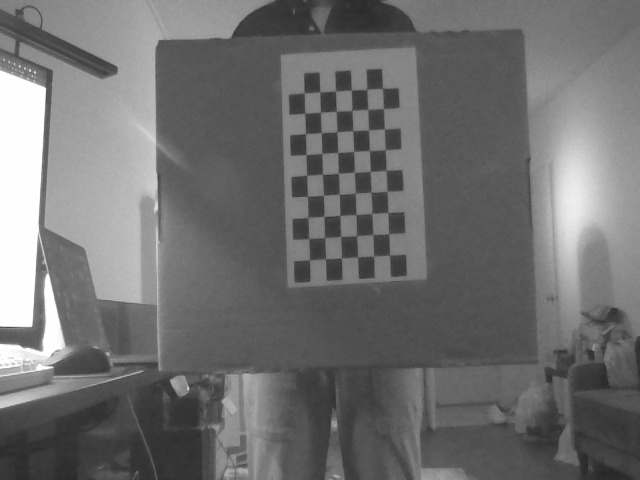
//> input picture photots/0L.jpg, 640 x 480 px, given in place of x-raw, format=(string)BGR ! appsink, which was not available
$ ./woad_bm   (built with g++ and OpenCV 4)
//> lines starting //> are read from the running program, lines starting //| are printed output that depends on the picture; after the words box and inside, x2 and y2 are one past the last pixel; in counts of white or black regions, pixels touching at a corner belong together; pictures that were not available may be replaced by others from this repository, and a replacement may not be noted
#include<stdio.h>
#include<stdlib.h>
#include<string.h>
#include<string>
#include<iostream>
#include<opencv2/opencv.hpp>
#include "opencv2/imgproc/imgproc.hpp"
#include<opencv2/imgproc.hpp>
#include<opencv2/core/core.hpp>
#include<opencv2/highgui/highgui.hpp>
#include<opencv2/calib3d.hpp>
#include<opencv2/imgcodecs.hpp>
#include<opencv2/core/utility.hpp>
#include<opencv2/ximgproc.hpp>
#include<sys/time.h>

using namespace cv;
using namespace std;

int SWS = 5;
int PFS = 5;
int preFiltCap = 29;
int minDisp = -25;
int numOfDisp = 128;
int TxtrThrshld = 100;
int unicRatio = 10;
int SpcklRng = 15;
int SpklWinSze = 100;

//string folder_name = "/Users/liubingxin/Documents/cse520s_project/zcyd";
string folder_name = "/home/lbx/cse520s/zcyd";
string calibration_data_folder = "";

Mat rgbImageL, grayImageL;
Mat rgbImageR, grayImageR;
Mat rectifyImageL, rectifyImageR;

Rect validROIL, validROIR;

Mat imgLeft, imgRight;
Mat mapLx, mapLy, mapRx, mapRy;
Mat Rl, Rr, Pl, Pr, Q;
Mat xyz;

Mat filtered_disp,solved_disp,solved_filtered_disp;
Rect ROI;

// check
Mat cameraMatrixL = (Mat_<double>(3, 3) << 5.717662471089529e+02, 0, 3.599894403338598e+02,\
                                            0, 7.636306316305219e+02, 2.947943548027684e+02,\
                                            0, 0, 1);
Mat cameraMatrixR = (Mat_<double>(3, 3) << 5.679819209188780e+02, 0, 3.452859895943097e+02,\
                                            0, 7.609519703287510e+02, 2.895787685416111e+02,\
                                            0, 0, 1);
Mat distCoeffL = (Mat_<double>(5, 1) << -0.284128304263526, 0.603976907145943,\
                         0.002650751621832, 6.311318302912327e-04, \
                         0.00000);
Mat distCoeffR = (Mat_<double>(5, 1) << -0.236473331555064, 0.319212543138987,\
                         0.002170239381114, -0.002597546865672,\
                         0.00000);
Mat T = (Mat_<double>(3, 1) << -60.513327359166034, -0.037255253186699, -2.189518833850237);
Mat R = (Mat_<double>(3, 3) << 1, -0.001208891549226, -0.002628955911107,\
                              0.001199053991384, 1, -0.003740364031551,\
                              0.002633457325662, 0.003737196112728, 1);

long long getTimestamp() {
    const std::chrono::time_point<std::chrono::system_clock> now = std::chrono::system_clock::now();
    const std::chrono::microseconds epoch = std::chrono::duration_cast<std::chrono::microseconds>(now.time_since_epoch());
    return  epoch.count();
}

void loadParams()
{
    fprintf(stderr, "Loading params...\n");
    string filename = folder_name + "/para/3dmap_set.yml";
    FileStorage fs;
    if (fs.open(filename, FileStorage::READ))
    {
        fs["SWS"] >> SWS;
        fs["PFS"] >> PFS;
        fs["preFiltCap"] >> preFiltCap;
        fs["minDisp"] >> minDisp;
        fs["numOfDisp"] >> numOfDisp;
        fs["TxtrThrshld"] >> TxtrThrshld;
        fs["unicRatio"] >> unicRatio;
        fs["SpcklRng"] >> SpcklRng;
        fs["SpklWinSze"] >> SpklWinSze;
    }

    fprintf(stderr, "pfs = %d\n", PFS);

}

void saveParams()
{
    fprintf(stderr, "Saving params...\n");
    string filename = folder_name + "/para/3dmap_set.yml";
    FileStorage fs(filename, FileStorage::WRITE);
    fs << "SWS" << SWS << "PFS" << PFS << "preFiltCap" << preFiltCap << "minDisp" << minDisp << "numOfDisp" << numOfDisp
       << "TxtrThrshld" << TxtrThrshld << "unicRatio" << unicRatio  << "SpcklRng" << SpcklRng << "SpklWinSze" << SpklWinSze;
}

void stereo_depth_map(Mat left, Mat right)
{
    Mat conf_map = Mat(left.rows, left.cols, CV_8U);
    conf_map = Scalar(255);

    Ptr<StereoBM> bm = StereoBM::create(16,9);

    auto wls_filter = ximgproc::createDisparityWLSFilter(bm);
    Ptr<StereoMatcher> right_matcher = ximgproc::createRightMatcher(bm);


    if (SWS < 5) SWS = 5;
    if (SWS %2 == 0) SWS += 1;
    if (SWS > left.rows) SWS = left.rows - 1;
    if (numOfDisp < 16) numOfDisp = 16;
    if (numOfDisp % 16 != 0) numOfDisp -= (numOfDisp %16);
    if (preFiltCap < 1) preFiltCap = 1;

    bm->setPreFilterCap(preFiltCap);
    bm->setBlockSize(SWS);
    bm->setMinDisparity(minDisp);
    bm->setNumDisparities(numOfDisp);
    bm->setTextureThreshold(TxtrThrshld);
    bm->setUniquenessRatio(unicRatio);
    bm->setSpeckleWindowSize(SpklWinSze);
    bm->setSpeckleRange(SpcklRng);
    bm->setDisp12MaxDiff(1);

    Mat l_disp, r_disp, disp8, colored;
    bm->compute(left, right, l_disp);
    right_matcher->compute(right, left, r_disp);

    wls_filter->setLambda(8000.0);
    wls_filter->setSigmaColor(1.5);
    wls_filter->filter(l_disp,left,filtered_disp,r_disp);

    conf_map = wls_filter->getConfidenceMap();
    ROI = wls_filter->getROI();

    Mat raw_disp_vis;
    ximgproc::getDisparityVis(l_disp,raw_disp_vis,15.0);
    //namedWindow("raw disparity", WINDOW_AUTOSIZE);
    //imshow("raw disparity", raw_disp_vis);
    Mat filtered_disp_vis;
    ximgproc::getDisparityVis(filtered_disp,filtered_disp_vis,15.0);
    //namedWindow("filtered disparity", WINDOW_AUTOSIZE);
    //imshow("filtered disparity", filtered_disp_vis);


    filtered_disp_vis.convertTo(disp8, CV_8U);
    applyColorMap(disp8, colored, COLORMAP_JET);
    imshow("Image", colored);

    Mat threshold_output;
    Mat copyImage = disp8.clone();
    vector<vector<Point>> contours;
    vector<Vec4i> hierarchy;
    RNG rng(12345);
    threshold(copyImage, threshold_output, 20, 255, cv::THRESH_BINARY);
    findContours(threshold_output, contours, hierarchy, \
            cv::RETR_TREE, cv::CHAIN_APPROX_SIMPLE, Point(0, 0));

    // calculate hull
    vector<vector<Point>> hull(contours.size());
    vector<vector<Point>> result;

    for (int i = 0; i < contours.size(); ++i)
        convexHull(Mat(contours[i]), hull[i], false);

    Mat drawing = Mat::zeros(threshold_output.size(), CV_8UC3);

    for (int i = 0; i < contours.size(); ++i)
    {
        if (contourArea(contours[i]) < 500) continue;
        result.push_back(hull[i]);
        Scalar color = Scalar(rng.uniform(0, 255), rng.uniform(0, 255), rng.uniform(0, 255));
        drawContours(drawing, contours, i, color, 1, 8, vector<Vec4i>(), 0, Point());
        drawContours(drawing, hull, i, color, 1, 8, vector<Vec4i>(), 0, Point());
    }
    imshow("contours", drawing);
}

void onTrackbar(int, void *)
{
    stereo_depth_map(rectifyImageL, rectifyImageR);
}

void onMinDisp(int, void *)
{
    minDisp -= 40;
    stereo_depth_map(rectifyImageL, rectifyImageR);
}


int main(int argc, char* argv[])
{
    string imageToDisp = "";
    int photo_width = 640;
    int photo_height = 480;
    int image_width = 320;
    int image_height = 240;

    Size imageSize(photo_width, photo_height);

    // [4 lines of commented-out code are left out]

    stereoRectify(cameraMatrixL, distCoeffL, cameraMatrixR, distCoeffR, imageSize,\
                     R, T, Rl, Rr, Pl, Pr, Q, CALIB_ZERO_DISPARITY, 0, imageSize, \
                     &validROIL, &validROIR);
    initUndistortRectifyMap(cameraMatrixL, distCoeffL, Rl, Pl, imageSize, CV_32FC1,\
                             mapLx, mapLy);
    initUndistortRectifyMap(cameraMatrixR, distCoeffR, Rr, Pr, imageSize, CV_32FC1,\
                            mapRx, mapRy);

    loadParams();

    cout << "Load Parameters done.\n";
    // [18 lines of commented-out code are left out]

    cout << "Creat Trackbar done.\n";

    long long total_time;
    long long start_time = getTimestamp();
    float avgFps = 0.0;
    int frame_number = 0;
    int prevFrameNumber = 0;

    long long remap_time_start;
    long long remap_time_end;
    long long disp_time_start;
    long long disp_time_end;
    long long frame_time_start;
    long long frame_time_end;


    //rectifyImageL = imgLeft;
    //rectifyImageR = imgRight;

    cout << "Remap done.\n";

    VideoCapture cam0("nvarguscamerasrc sensor-id=0 ! video/x-raw(memory:NVMM), width=640, height=480, format=(string)NV12, framerate=(fraction)30/1 ! nvvidconv flip-method=0 ! video/x-raw, width=640, height=480, format=(string)BGRx ! videoconvert ! video/x-raw, format=(string)BGR ! appsink", cv::CAP_GSTREAMER);
    VideoCapture cam1("nvarguscamerasrc sensor-id=1 ! video/x-raw(memory:NVMM), width=640, height=480, format=(string)NV12, framerate=(fraction)30/1 ! nvvidconv flip-method=0 ! video/x-raw, width=640, height=480, format=(string)BGRx ! videoconvert ! video/x-raw, format=(string)BGR ! appsink", cv::CAP_GSTREAMER);
    if(!cam0.isOpened())
    {
       printf("cam0 is not opened.\n");
       return -1;
    }
    if(!cam1.isOpened())
    {
       printf("cam1 is not opened.\n");
       return -1;
    }

    start_time = getTimestamp();

    while (1)
    {
        frame_time_start = getTimestamp();
        cam0 >> imgRight;
//> imgRight is the input picture: 480 rows x 640 cols, CV_8UC3; min 35, max 255, mean 111.7
        cam1 >> imgLeft;

        imshow("Left Image", imgLeft);


        cvtColor(imgLeft, grayImageL, COLOR_RGB2GRAY);
        cvtColor(imgRight, grayImageR, COLOR_RGB2GRAY);
        //cout << "cvtColor done.\n";

        //remap_time_start = getTimestamp();
        remap(grayImageL, rectifyImageL, mapLx, mapLy, INTER_LINEAR);
        remap(grayImageR, rectifyImageR, mapRx, mapRy, INTER_LINEAR);
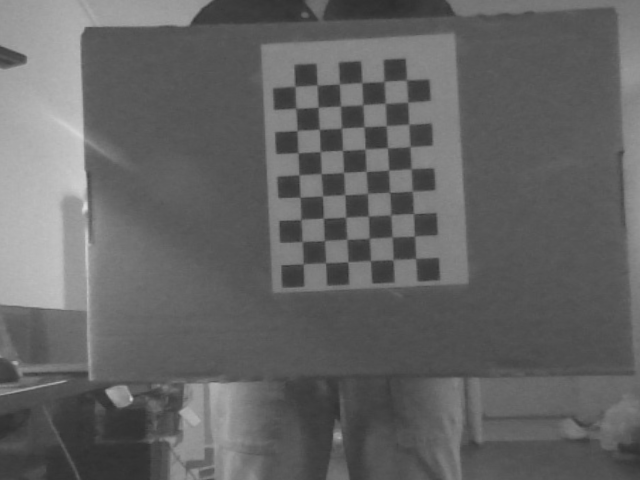
//> rectifyImageR: 480 rows x 640 cols, CV_8UC1; min 44, max 223, mean 100.2
        // [5 lines of commented-out code are left out]
        stereo_depth_map(rectifyImageL, rectifyImageR);
//> in stereo_depth_map, `right_matcher->compute(right, left, r_disp);`:
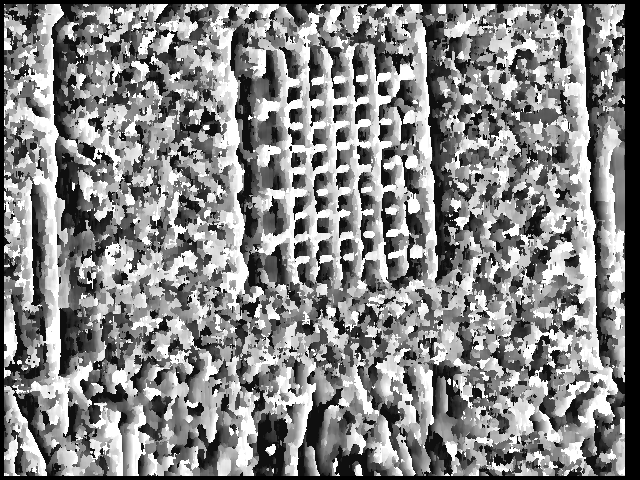
//> r_disp: 480 rows x 640 cols, CV_16SC1; min -256, max 0, mean -121; drawn with min black and max white
//> in stereo_depth_map, `wls_filter->filter(l_disp,left,filtered_disp,r_disp);`:
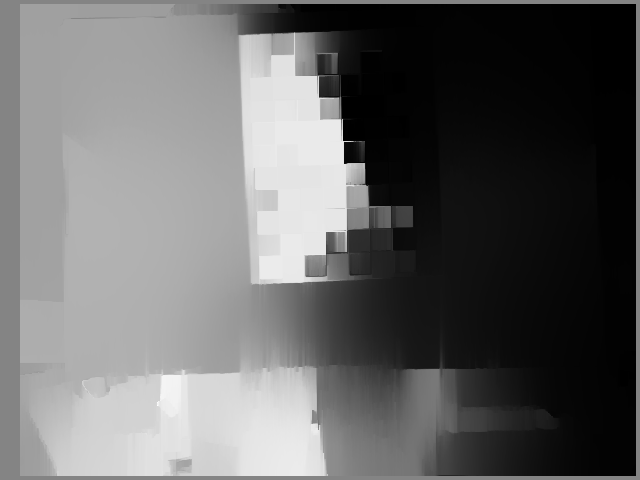
//> filtered_disp: 480 rows x 640 cols, CV_16SC1; min -272, max 220, mean -71.7; drawn with min black and max white
//> in stereo_depth_map, `ximgproc::getDisparityVis(filtered_disp,filtered_disp_vis,15.0);`:
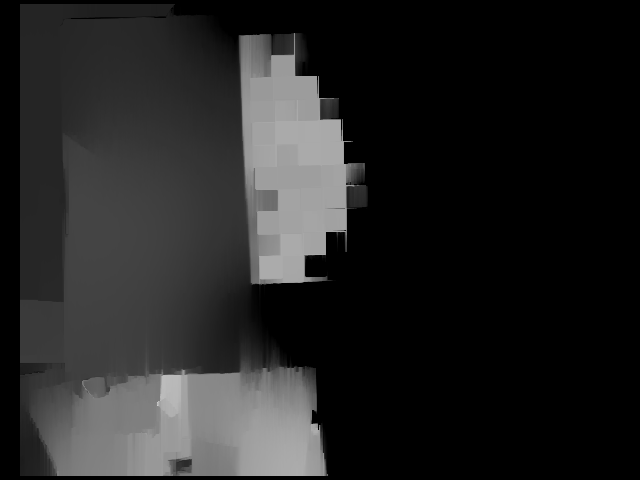
//> filtered_disp_vis: 480 rows x 640 cols, CV_8UC1; min 0, max 206, mean 35.9
//> in stereo_depth_map, `applyColorMap(disp8, colored, COLORMAP_JET);`:
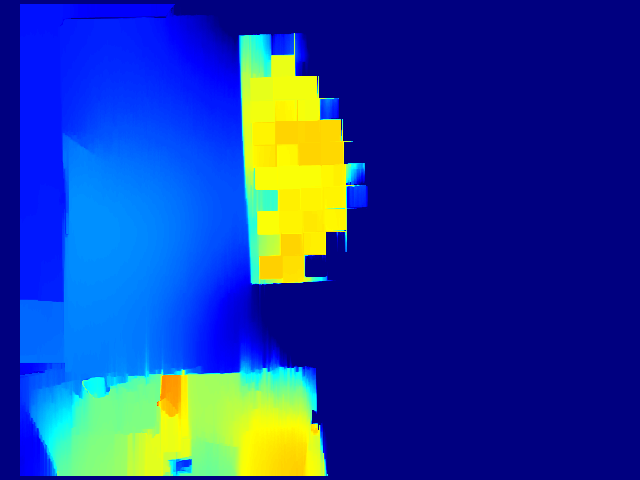
//> colored: 480 rows x 640 cols, CV_8UC3; mean B, G, R 156.2, 57.3, 27.7
//> in stereo_depth_map, `threshold(copyImage, threshold_output, 20, 255, cv::THRESH_BINARY);`:
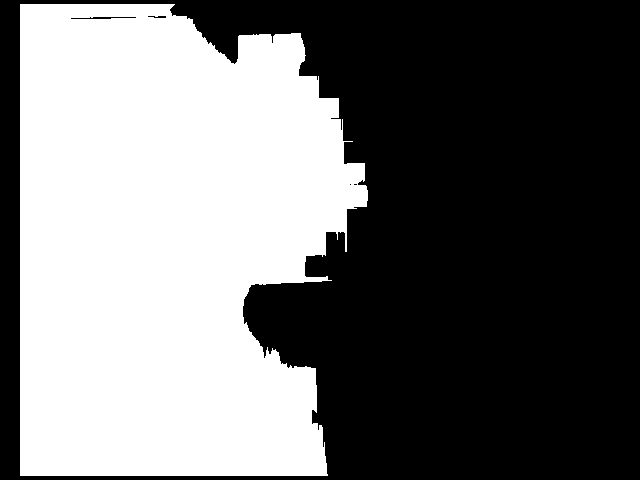
//> threshold_output: 480 rows x 640 cols, CV_8UC1; 43.8% white; 1 white region
//> in stereo_depth_map, `findContours(threshold_output, contours, hierarchy, \ cv::RETR_TREE, c..`: contours = 5 contours, 2 with area under 20; largest, box (x1, y1, x2, y2) and area: (20, 4, 368, 476) 133762, (70, 16, 137, 20) 149, (147, 15, 167, 19) 46
//> in stereo_depth_map, `vector<vector<Point>> hull(contours.size());`: hull = 5 empty contours
//> the loop in stereo_depth_map, `for (int i = 0; i < contours.size(); ++i)` made 5 passes
//> after the loop in stereo_depth_map, `for (int i = 0; i < contours.size(); ++i)`:
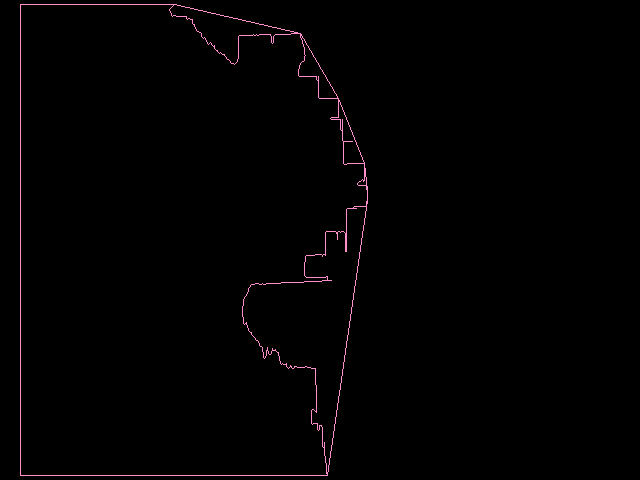
//> drawing: 480 rows x 640 cols, CV_8UC3; mean B, G, R 1.7, 1.2, 2.1
        //disp_time_end = getTimestamp();
        //cout << "disp time: " << (disp_time_end - disp_time_start) / 1000000.0 << endl;

        frame_number++;

        //cv::imshow("Left", rectifyImageL);
        //cv::imshow("Right", rectifyImageR);

        char k = waitKey(1);
//> the 'q' key is pressed
        if( k == 's' || k == 'S')
        {
            saveParams();
            break;
        } else if (k == 'q' || k == 'Q') {
            cout << "Quit the program." << endl;
            break;
        }

        frame_time_end = getTimestamp();
        cout << "frame time " << (frame_time_end - frame_time_start) / 1000000.0 << endl;
    }

    total_time = getTimestamp();
//> (the run ends here: the program crashes, at `float fps = frame_number / ((total_time - start_time) / 1000000);`)
